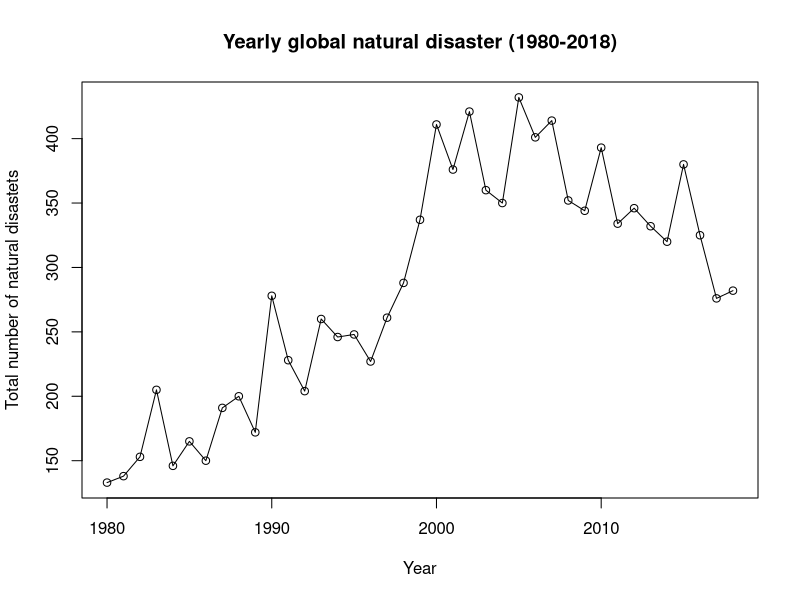
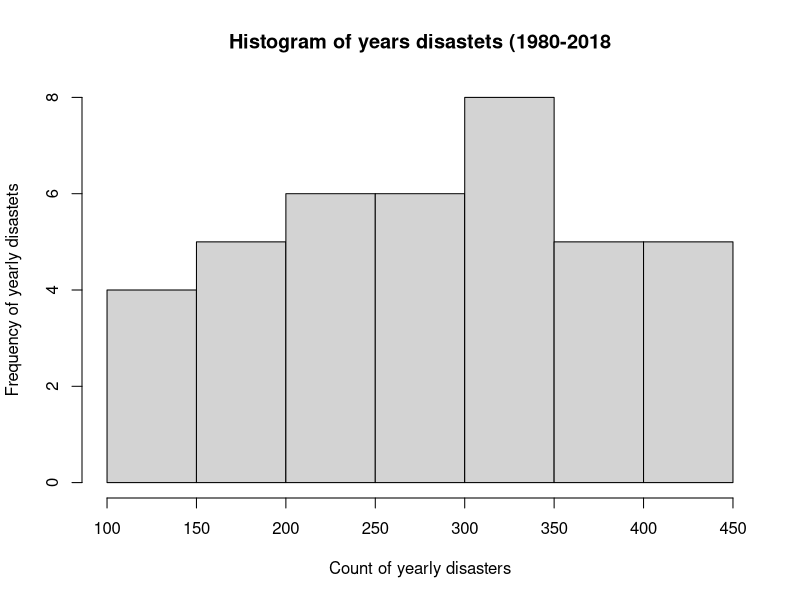

Here is the R script that generated these plots, in order:
##### Lab week 2 - probability and z-scores ####
### Area Studies - TA: Cora ###

# Calling packages and options ----
library(readr)
library(tidyverse)

# Calling dataset ----
disasters <- read.csv("Data/disasters.csv")

# Creating a plot from the count of natural disasters ----
  plot(disasters$year, disasters$events,
       type = "o", #for just a linear plot, change for "l"
       col= "black",
       xlab = "Year",
       ylab = "Total number of natural disastets",
       main = "Yearly global natural disaster (1980-2018)")
  
# Computing descriptive statistics ----
    # Mean and standard deviation
      mean(disasters$events)
      sd(disasters$events)
    
    # Histogram of the number of yearly disasters
      hist(disasters$events,
           xlab = "Count of yearly disasters",
           ylab = "Frequency of yearly disastets",
           main = "Histogram of years disastets (1980-2018")
      
# Computing Z-scores ----
      
    #Creating new variable called "z-score"
      disasters <- disasters %>% 
        mutate(zscore = (events-mean(events)/sd(events)))
      
    #Calculating the probability of experiencing 100, 200 and 300 natural disasters per year
      disasters <- disasters %>% 
        mutate(z100 = (100-mean(events)/sd(events)),
               z200 = (200-mean(events)/sd(events)),
               z300 = (300-mean(events)/sd(events)))
      
    #Calculting p-norm 
      disasters <- disasters %>% 
        mutate(pnorm100 = 100*(1-pnorm(disasters$z100)))

# Average by group: pre vs. post 2000.
      pre_2000 <- disasters %>% 
        filter(year <= 2000) %>% 
        mutate(mean_pre_2000 = mean(events))
      
      post_2000 <- disasters %>% 
        filter(year >= 2000) %>% 
        mutate(mean_post_2000 = mean(events))

      


